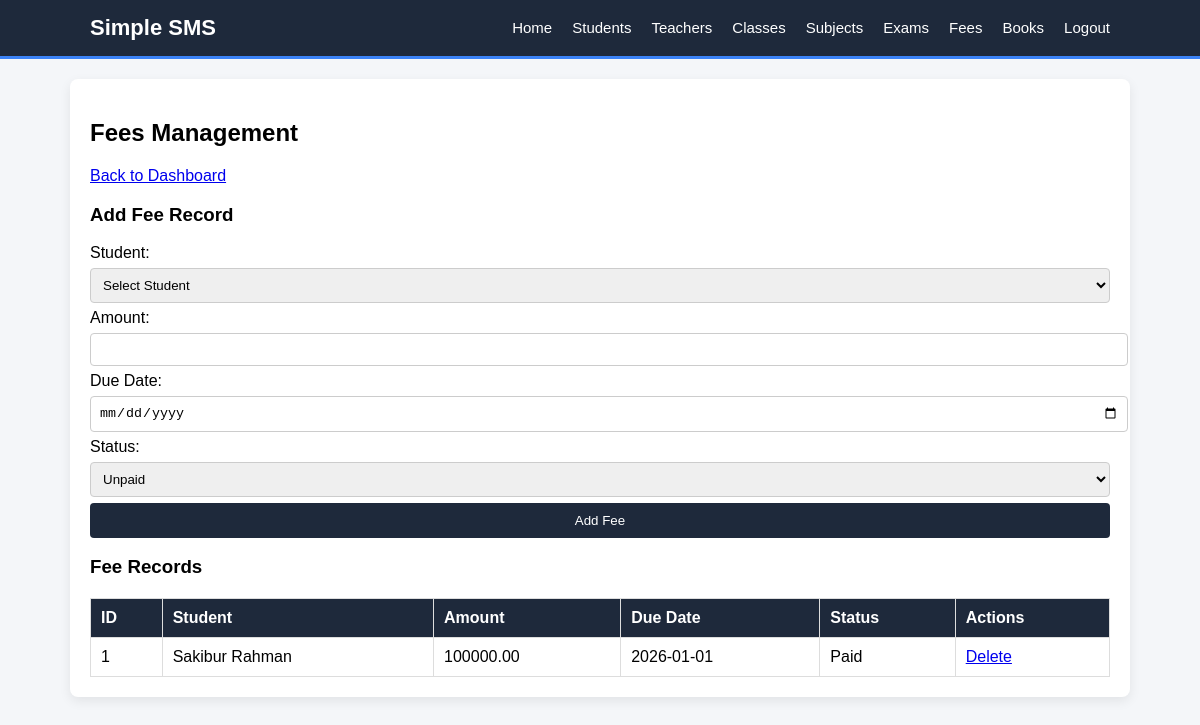
Screenshot of /fees.php (signed in) with the database file from the repository.
### tables this page shows
CREATE TABLE `fees` (
  `fee_id` int NOT NULL AUTO_INCREMENT,
  `student_id` int DEFAULT NULL,
  `amount` decimal(10,2) DEFAULT NULL,
  `due_date` date DEFAULT NULL,
  `status` enum('Paid','Unpaid') DEFAULT NULL,
  PRIMARY KEY (`fee_id`),
  KEY `student_id` (`student_id`),
  CONSTRAINT `fees_ibfk_1` FOREIGN KEY (`student_id`) REFERENCES `students` (`student_id`)
);

CREATE TABLE `students` (
  `student_id` int NOT NULL AUTO_INCREMENT,
  `name` varchar(100) NOT NULL,
  `class_id` int DEFAULT NULL,
  `section_id` int DEFAULT NULL,
  `roll_number` int DEFAULT NULL,
  `guardian_name` varchar(100) DEFAULT NULL,
  `guardian_phone` varchar(20) DEFAULT NULL,
  `contact_details` varchar(255) DEFAULT NULL,
  PRIMARY KEY (`student_id`),
  KEY `fk_student_class` (`class_id`),
  KEY `fk_student_section` (`section_id`),
  CONSTRAINT `fk_student_class` FOREIGN KEY (`class_id`) REFERENCES `classes` (`class_id`),
  CONSTRAINT `fk_student_section` FOREIGN KEY (`section_id`) REFERENCES `sections` (`section_id`)
);

### fees.php (the view, shortened to what this page needs)
<?php
include 'db.php';
include 'header.php';
?>
<h2>Fees Management</h2>
<a href="index.php">Back to Dashboard</a>
<br>
<h3>Add Fee Record</h3>
<form method="post" action="">
    <label>Student:</label>
    <select name="student_id" required>
        <option value="">Select Student</option>
    </select>
    <label>Amount:</label>
    <input type="number" step="0.01" name="amount" required>
    <label>Due Date:</label>
    <input type="date" name="due_date" required>
    <label>Status:</label>
    <select name="status">
        <option value="Unpaid">Unpaid</option>
    </select>
    <button type="submit">Add Fee</button>
</form>
<h3>Fee Records</h3>
<table>
    <tr>
        <th>ID</th>
        <th>Student</th>
        <th>Amount</th>
        <th>Due Date</th>
        <th>Status</th>
        <th>Actions</th>
    </tr>
    <?php
    $sql = "SELECT fees.*, students.name as student_name
            FROM fees
            LEFT JOIN students ON fees.student_id = students.student_id";
    $result = $conn->query($sql);
    if ($result->num_rows > 0) {
        while($row = $result->fetch_assoc()) {
            echo "<tr>
                    <td>".$row['fee_id']."</td>
                    <td>".$row['student_name']."</td>
                    <td>".$row['amount']."</td>
                    <td>".$row['due_date']."</td>
                    <td>".$row['status']."</td>
                    <td>
                        <a href='fees.php?delete=".$row['fee_id']."' onclick='return confirm(\"Are you sure?\")'>Delete</a>
                    </td>
                  </tr>";
        }
    } else {
        echo "<tr><td colspan='6'>No fee records found</td></tr>";
    }
    ?>
</table>
<?php include 'footer.php'; ?>

### style.css (style rules this page uses)
body { font-family: Arial, sans-serif; background-color: #f4f6f9; margin: 0; padding: 0; }
table { width: 100%; border-collapse: collapse; margin-top: 20px; }
table, th, td { border: 1px solid #ddd; }
th, td { padding: 10px; text-align: left; }
th { background-color: #1e293b; color: white; }
input[type="text"], input[type="password"], input[type="number"], input[type="date"], select { width: 100%; padding: 8px; margin: 6px 0; border: 1px solid #ccc; border-radius: 4px; }
button { background-color: #1e293b; color: white; padding: 10px; border: none; cursor: pointer; width: 100%; border-radius: 4px; transition: 0.3s; }

### rows the page displays
fees: fee_id "1", student.name "Sakibur Rahman", amount "100000.00", due_date "2026-01-01", status "Paid"
